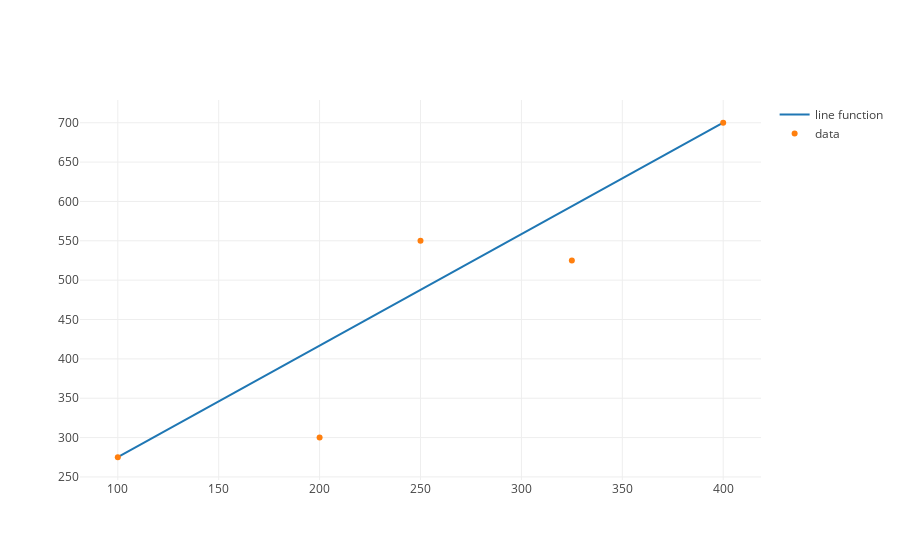

Notebook code for this chart:
### Markdown cell above
Let's plot this regression formula with our data to get a sense of what it looks like.

### Code cell
# First import the `plotly` libraries and functions in our notebook. 
import plotly
from plotly.offline import init_notebook_mode, iplot
init_notebook_mode(connected=True)

# then import our graph functions
from graph import m_b_trace, trace_values, plot

regression_trace = m_b_trace(1.417, 133.33, budgets)
scatter_trace = trace_values(budgets, revenues)
plot([regression_trace, scatter_trace])

### Figure 1 — Plotly figure (JSON) as saved in the notebook; plotly's stock layout.template omitted (floating-point values rounded to 4 significant figures)
{"data": [{"mode": "lines", "name": "line function", "type": "scatter", "uid": "77d2ddc6-01d4-11e9-b27c-174db450fe6f", "x": [100, 200, 250, 325, 400], "y": [275.0, 416.7, 487.6, 593.9, 700.1]}, {"mode": "markers", "name": "data", "text": [], "type": "scatter", "uid": "77d2e0be-01d4-11e9-b27c-174db450fe6f", "x": [100, 200, 250, 325, 400], "y": [275, 300, 550, 525, 700]}], "layout": {}}
